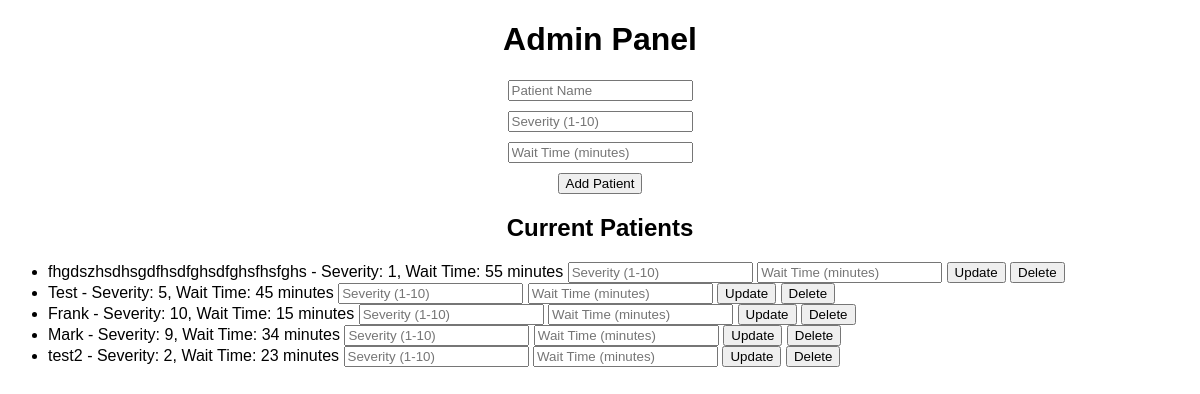
The page /admin on the database its author committed.
### models.py (models this page shows)
class Patient(db.Model):
    id = db.Column(db.Integer, primary_key=True)
    name = db.Column(db.String(100), nullable=False)
    severity = db.Column(db.Integer, nullable=False)
    wait_time = db.Column(db.Integer, nullable=False)

### app.py (the view, shortened to what this page needs)
@app.route('/admin', methods=['GET', 'POST'])
def admin():
    patients = Patient.query.all()
    return render_template('admin.html', patients=patients)

### templates/admin.html (shortened to what this page needs)
<!DOCTYPE html>
<html lang="en">
<head>
    <link rel="stylesheet" href="{{ url_for('static', filename='css/styles.css') }}">
</head>
<body>
    <h1>Admin Panel</h1>
    <form method="POST">
        <input type="text" name="name" placeholder="Patient Name" required>
        <input type="number" name="severity" placeholder="Severity (1-10)" required>
        <input type="number" name="wait_time" placeholder="Wait Time (minutes)" required>
        <button type="submit">Add Patient</button>
    </form>
    <h2>Current Patients</h2>
    <ul>
        {% for patient in patients %}
        <li>
            {{ patient.name }} - Severity: {{ patient.severity }}, Wait Time: {{ patient.wait_time }} minutes
            <form method="POST" style="display: inline;">
                <input type="number" name="severity" placeholder="Severity (1-10)" required>
                <input type="number" name="wait_time" placeholder="Wait Time (minutes)" required>
                <button type="submit">Update</button>
            </form>
            <form method="POST" style="display: inline;">
                <button type="submit">Delete</button>
            </form>
        </li>
        {% endfor %}
    </ul>
</body>
</html>

### static/css/styles.css (style rules this page uses)
body { font-family: Arial, sans-serif; }
html { background-color: white; }
h1, h2 { text-align: center; }
form { display: flex; flex-direction: column; align-items: center; gap: 10px; }

### rows shown on the page
Patient: name "fhgdszhsdhsgdfhsdfghsdfghsfhsfghs", severity "1", wait_time "55"
Patient: name "Test", severity "5", wait_time "45"
Patient: name "Frank", severity "10", wait_time "15"
Patient: name "Mark", severity "9", wait_time "34"
Patient: name "test2", severity "2", wait_time "23"
